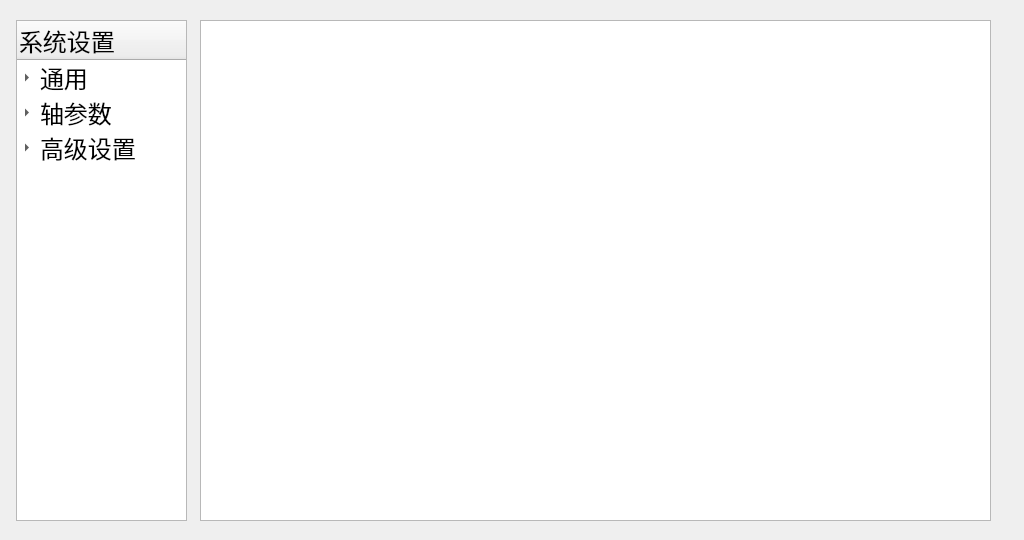
<?xml version="1.0" encoding="UTF-8"?>
<ui version="4.0">
 <class>SystemSetting</class>
 <widget class="QWidget" name="SystemSetting">
  <property name="geometry">
   <rect>
    <x>0</x>
    <y>0</y>
    <width>1024</width>
    <height>540</height>
   </rect>
  </property>
  <property name="windowTitle">
   <string>Form</string>
  </property>
  <widget class="QStackedWidget" name="stackedWidget">
   <property name="geometry">
    <rect>
     <x>200</x>
     <y>20</y>
     <width>791</width>
     <height>501</height>
    </rect>
   </property>
   <property name="cursor">
    <cursorShape>BlankCursor</cursorShape>
   </property>
   <property name="currentIndex">
    <number>0</number>
   </property>
   <widget class="QWidget" name="page">
    <property name="cursor">
     <cursorShape>BlankCursor</cursorShape>
    </property>
    <widget class="QTableWidget" name="tableWidget_System">
     <property name="geometry">
      <rect>
       <x>0</x>
       <y>0</y>
       <width>791</width>
       <height>501</height>
      </rect>
     </property>
     <property name="font">
      <font>
       <family>Sans Serif</family>
       <pointsize>18</pointsize>
      </font>
     </property>
     <property name="cursor" stdset="0">
      <cursorShape>BlankCursor</cursorShape>
     </property>
     <property name="editTriggers">
      <set>QAbstractItemView::AllEditTriggers</set>
     </property>
     <property name="selectionMode">
      <enum>QAbstractItemView::SingleSelection</enum>
     </property>
     <property name="rowCount">
      <number>0</number>
     </property>
     <property name="columnCount">
      <number>4</number>
     </property>
     <attribute name="horizontalHeaderVisible">
      <bool>false</bool>
     </attribute>
     <attribute name="horizontalHeaderHighlightSections">
      <bool>false</bool>
     </attribute>
     <attribute name="verticalHeaderVisible">
      <bool>false</bool>
     </attribute>
     <column>
      <property name="text">
       <string>索引</string>
      </property>
      <property name="font">
       <font>
        <pointsize>16</pointsize>
       </font>
      </property>
     </column>
     <column>
      <property name="text">
       <string>项目</string>
      </property>
      <property name="font">
       <font>
        <pointsize>16</pointsize>
       </font>
      </property>
     </column>
     <column>
      <property name="text">
       <string>数据</string>
      </property>
      <property name="font">
       <font>
        <pointsize>16</pointsize>
       </font>
      </property>
     </column>
     <column>
      <property name="text">
       <string>说明</string>
      </property>
      <property name="font">
       <font>
        <pointsize>16</pointsize>
       </font>
      </property>
     </column>
    </widget>
   </widget>
   <widget class="QWidget" name="page_3">
    <widget class="QFrame" name="frame_2">
     <property name="geometry">
      <rect>
       <x>0</x>
       <y>0</y>
       <width>791</width>
       <height>501</height>
      </rect>
     </property>
     <property name="palette">
      <palette>
       <active>
        <colorrole role="Base">
         <brush brushstyle="SolidPattern">
          <color alpha="255">
           <red>255</red>
           <green>255</green>
           <blue>255</blue>
          </color>
         </brush>
        </colorrole>
        <colorrole role="Window">
         <brush brushstyle="SolidPattern">
          <color alpha="255">
           <red>255</red>
           <green>255</green>
           <blue>255</blue>
          </color>
         </brush>
        </colorrole>
       </active>
       <inactive>
        <colorrole role="Base">
         <brush brushstyle="SolidPattern">
          <color alpha="255">
           <red>255</red>
           <green>255</green>
           <blue>255</blue>
          </color>
         </brush>
        </colorrole>
        <colorrole role="Window">
         <brush brushstyle="SolidPattern">
          <color alpha="255">
           <red>255</red>
           <green>255</green>
           <blue>255</blue>
          </color>
         </brush>
        </colorrole>
       </inactive>
       <disabled>
        <colorrole role="Base">
         <brush brushstyle="SolidPattern">
          <color alpha="255">
           <red>255</red>
           <green>255</green>
           <blue>255</blue>
          </color>
         </brush>
        </colorrole>
        <colorrole role="Window">
         <brush brushstyle="SolidPattern">
          <color alpha="255">
           <red>255</red>
           <green>255</green>
           <blue>255</blue>
          </color>
         </brush>
        </colorrole>
       </disabled>
      </palette>
     </property>
     <property name="frameShape">
      <enum>QFrame::StyledPanel</enum>
     </property>
     <property name="frameShadow">
      <enum>QFrame::Raised</enum>
     </property>
     <widget class="QToolButton" name="toolButton_InitDAT">
      <property name="geometry">
       <rect>
        <x>310</x>
        <y>120</y>
        <width>141</width>
        <height>50</height>
       </rect>
      </property>
      <property name="font">
       <font>
        <pointsize>16</pointsize>
       </font>
      </property>
      <property name="cursor">
       <cursorShape>BlankCursor</cursorShape>
      </property>
      <property name="text">
       <string>初始化</string>
      </property>
      <property name="icon">
       <iconset resource="A66-appsrc.qrc">
        <normaloff>:/ICO/chushihua.png</normaloff>:/ICO/chushihua.png</iconset>
      </property>
      <property name="iconSize">
       <size>
        <width>36</width>
        <height>36</height>
       </size>
      </property>
      <property name="popupMode">
       <enum>QToolButton::DelayedPopup</enum>
      </property>
      <property name="toolButtonStyle">
       <enum>Qt::ToolButtonTextBesideIcon</enum>
      </property>
     </widget>
     <widget class="QToolButton" name="toolButton_SaveDAT">
      <property name="geometry">
       <rect>
        <x>310</x>
        <y>200</y>
        <width>141</width>
        <height>51</height>
       </rect>
      </property>
      <property name="font">
       <font>
        <pointsize>16</pointsize>
       </font>
      </property>
      <property name="cursor">
       <cursorShape>BlankCursor</cursorShape>
      </property>
      <property name="text">
       <string>备份数据</string>
      </property>
      <property name="icon">
       <iconset resource="A66-appsrc.qrc">
        <normaloff>:/ICO/read.png</normaloff>:/ICO/read.png</iconset>
      </property>
      <property name="iconSize">
       <size>
        <width>36</width>
        <height>36</height>
       </size>
      </property>
      <property name="toolButtonStyle">
       <enum>Qt::ToolButtonTextBesideIcon</enum>
      </property>
     </widget>
     <widget class="QToolButton" name="toolButton_ResumeDAT">
      <property name="geometry">
       <rect>
        <x>310</x>
        <y>280</y>
        <width>141</width>
        <height>51</height>
       </rect>
      </property>
      <property name="font">
       <font>
        <pointsize>16</pointsize>
       </font>
      </property>
      <property name="cursor">
       <cursorShape>BlankCursor</cursorShape>
      </property>
      <property name="text">
       <string>恢复数据</string>
      </property>
      <property name="icon">
       <iconset resource="A66-appsrc.qrc">
        <normaloff>:/ICO/read2.png</normaloff>:/ICO/read2.png</iconset>
      </property>
      <property name="iconSize">
       <size>
        <width>36</width>
        <height>36</height>
       </size>
      </property>
      <property name="toolButtonStyle">
       <enum>Qt::ToolButtonTextBesideIcon</enum>
      </property>
     </widget>
    </widget>
   </widget>
   <widget class="QWidget" name="page_2">
    <property name="cursor">
     <cursorShape>BlankCursor</cursorShape>
    </property>
    <widget class="QFrame" name="frame">
     <property name="geometry">
      <rect>
       <x>0</x>
       <y>1</y>
       <width>791</width>
       <height>501</height>
      </rect>
     </property>
     <property name="cursor">
      <cursorShape>BlankCursor</cursorShape>
     </property>
     <property name="frameShape">
      <enum>QFrame::StyledPanel</enum>
     </property>
     <property name="frameShadow">
      <enum>QFrame::Raised</enum>
     </property>
     <widget class="QGroupBox" name="groupBox">
      <property name="geometry">
       <rect>
        <x>200</x>
        <y>113</y>
        <width>431</width>
        <height>241</height>
       </rect>
      </property>
      <property name="cursor">
       <cursorShape>BlankCursor</cursorShape>
      </property>
      <property name="title">
       <string/>
      </property>
      <widget class="QCheckBox" name="checkBoxVFast1">
       <property name="geometry">
        <rect>
         <x>30</x>
         <y>10</y>
         <width>21</width>
         <height>21</height>
        </rect>
       </property>
       <property name="cursor">
        <cursorShape>BlankCursor</cursorShape>
       </property>
       <property name="text">
        <string/>
       </property>
      </widget>
      <widget class="QCheckBox" name="checkBoxVFast2">
       <property name="geometry">
        <rect>
         <x>80</x>
         <y>10</y>
         <width>21</width>
         <height>21</height>
        </rect>
       </property>
       <property name="cursor">
        <cursorShape>BlankCursor</cursorShape>
       </property>
       <property name="text">
        <string/>
       </property>
      </widget>
      <widget class="QCheckBox" name="checkBoxVFast3">
       <property name="geometry">
        <rect>
         <x>130</x>
         <y>10</y>
         <width>21</width>
         <height>21</height>
        </rect>
       </property>
       <property name="cursor">
        <cursorShape>BlankCursor</cursorShape>
       </property>
       <property name="text">
        <string/>
       </property>
      </widget>
      <widget class="QCheckBox" name="checkBoxVFast4">
       <property name="geometry">
        <rect>
         <x>180</x>
         <y>10</y>
         <width>21</width>
         <height>21</height>
        </rect>
       </property>
       <property name="cursor">
        <cursorShape>BlankCursor</cursorShape>
       </property>
       <property name="text">
        <string/>
       </property>
      </widget>
      <widget class="QCheckBox" name="checkBoxVFast5">
       <property name="geometry">
        <rect>
         <x>230</x>
         <y>10</y>
         <width>21</width>
         <height>21</height>
        </rect>
       </property>
       <property name="cursor">
        <cursorShape>BlankCursor</cursorShape>
       </property>
       <property name="text">
        <string/>
       </property>
      </widget>
      <widget class="QCheckBox" name="checkBoxVFast6">
       <property name="geometry">
        <rect>
         <x>280</x>
         <y>10</y>
         <width>21</width>
         <height>21</height>
        </rect>
       </property>
       <property name="cursor">
        <cursorShape>BlankCursor</cursorShape>
       </property>
       <property name="text">
        <string/>
       </property>
      </widget>
      <widget class="QCheckBox" name="checkBoxVFast7">
       <property name="geometry">
        <rect>
         <x>330</x>
         <y>10</y>
         <width>21</width>
         <height>21</height>
        </rect>
       </property>
       <property name="cursor">
        <cursorShape>BlankCursor</cursorShape>
       </property>
       <property name="text">
        <string/>
       </property>
      </widget>
      <widget class="QCheckBox" name="checkBoxVFast8">
       <property name="geometry">
        <rect>
         <x>380</x>
         <y>10</y>
         <width>21</width>
         <height>21</height>
        </rect>
       </property>
       <property name="cursor">
        <cursorShape>BlankCursor</cursorShape>
       </property>
       <property name="text">
        <string/>
       </property>
      </widget>
      <widget class="QCheckBox" name="checkBoxVSlow2">
       <property name="geometry">
        <rect>
         <x>80</x>
         <y>50</y>
         <width>21</width>
         <height>21</height>
        </rect>
       </property>
       <property name="cursor">
        <cursorShape>BlankCursor</cursorShape>
       </property>
       <property name="text">
        <string/>
       </property>
      </widget>
      <widget class="QCheckBox" name="checkBoxVSlow1">
       <property name="geometry">
        <rect>
         <x>30</x>
         <y>50</y>
         <width>21</width>
         <height>21</height>
        </rect>
       </property>
       <property name="cursor">
        <cursorShape>BlankCursor</cursorShape>
       </property>
       <property name="text">
        <string/>
       </property>
      </widget>
      <widget class="QCheckBox" name="checkBoxVSlow7">
       <property name="geometry">
        <rect>
         <x>330</x>
         <y>50</y>
         <width>21</width>
         <height>21</height>
        </rect>
       </property>
       <property name="cursor">
        <cursorShape>BlankCursor</cursorShape>
       </property>
       <property name="text">
        <string/>
       </property>
      </widget>
      <widget class="QCheckBox" name="checkBoxVSlow3">
       <property name="geometry">
        <rect>
         <x>130</x>
         <y>50</y>
         <width>21</width>
         <height>21</height>
        </rect>
       </property>
       <property name="cursor">
        <cursorShape>BlankCursor</cursorShape>
       </property>
       <property name="text">
        <string/>
       </property>
      </widget>
      <widget class="QCheckBox" name="checkBoxVSlow4">
       <property name="geometry">
        <rect>
         <x>180</x>
         <y>50</y>
         <width>21</width>
         <height>21</height>
        </rect>
       </property>
       <property name="cursor">
        <cursorShape>BlankCursor</cursorShape>
       </property>
       <property name="text">
        <string/>
       </property>
      </widget>
      <widget class="QCheckBox" name="checkBoxVSlow8">
       <property name="geometry">
        <rect>
         <x>380</x>
         <y>50</y>
         <width>21</width>
         <height>21</height>
        </rect>
       </property>
       <property name="cursor">
        <cursorShape>BlankCursor</cursorShape>
       </property>
       <property name="text">
        <string/>
       </property>
      </widget>
      <widget class="QCheckBox" name="checkBoxVSlow5">
       <property name="geometry">
        <rect>
         <x>230</x>
         <y>50</y>
         <width>21</width>
         <height>21</height>
        </rect>
       </property>
       <property name="cursor">
        <cursorShape>BlankCursor</cursorShape>
       </property>
       <property name="text">
        <string/>
       </property>
      </widget>
      <widget class="QCheckBox" name="checkBoxVSlow6">
       <property name="geometry">
        <rect>
         <x>280</x>
         <y>50</y>
         <width>21</width>
         <height>21</height>
        </rect>
       </property>
       <property name="cursor">
        <cursorShape>BlankCursor</cursorShape>
       </property>
       <property name="text">
        <string/>
       </property>
      </widget>
      <widget class="QCheckBox" name="checkBoxVkeep5">
       <property name="geometry">
        <rect>
         <x>230</x>
         <y>90</y>
         <width>21</width>
         <height>21</height>
        </rect>
       </property>
       <property name="cursor">
        <cursorShape>BlankCursor</cursorShape>
       </property>
       <property name="text">
        <string/>
       </property>
      </widget>
      <widget class="QCheckBox" name="checkBoxVkeep8">
       <property name="geometry">
        <rect>
         <x>380</x>
         <y>90</y>
         <width>21</width>
         <height>21</height>
        </rect>
       </property>
       <property name="cursor">
        <cursorShape>BlankCursor</cursorShape>
       </property>
       <property name="text">
        <string/>
       </property>
      </widget>
      <widget class="QCheckBox" name="checkBoxVkeep2">
       <property name="geometry">
        <rect>
         <x>80</x>
         <y>90</y>
         <width>21</width>
         <height>21</height>
        </rect>
       </property>
       <property name="cursor">
        <cursorShape>BlankCursor</cursorShape>
       </property>
       <property name="text">
        <string/>
       </property>
      </widget>
      <widget class="QCheckBox" name="checkBoxVkeep7">
       <property name="geometry">
        <rect>
         <x>330</x>
         <y>90</y>
         <width>21</width>
         <height>21</height>
        </rect>
       </property>
       <property name="cursor">
        <cursorShape>BlankCursor</cursorShape>
       </property>
       <property name="text">
        <string/>
       </property>
      </widget>
      <widget class="QCheckBox" name="checkBoxVkeep1">
       <property name="geometry">
        <rect>
         <x>30</x>
         <y>90</y>
         <width>21</width>
         <height>21</height>
        </rect>
       </property>
       <property name="cursor">
        <cursorShape>BlankCursor</cursorShape>
       </property>
       <property name="text">
        <string/>
       </property>
      </widget>
      <widget class="QCheckBox" name="checkBoxVkeep6">
       <property name="geometry">
        <rect>
         <x>280</x>
         <y>90</y>
         <width>21</width>
         <height>21</height>
        </rect>
       </property>
       <property name="cursor">
        <cursorShape>BlankCursor</cursorShape>
       </property>
       <property name="text">
        <string/>
       </property>
      </widget>
      <widget class="QCheckBox" name="checkBoxVkeep3">
       <property name="geometry">
        <rect>
         <x>130</x>
         <y>90</y>
         <width>21</width>
         <height>21</height>
        </rect>
       </property>
       <property name="cursor">
        <cursorShape>BlankCursor</cursorShape>
       </property>
       <property name="text">
        <string/>
       </property>
      </widget>
      <widget class="QCheckBox" name="checkBoxVkeep4">
       <property name="geometry">
        <rect>
         <x>180</x>
         <y>90</y>
         <width>21</width>
         <height>21</height>
        </rect>
       </property>
       <property name="cursor">
        <cursorShape>BlankCursor</cursorShape>
       </property>
       <property name="text">
        <string/>
       </property>
      </widget>
      <widget class="QCheckBox" name="checkBoxVunload3">
       <property name="geometry">
        <rect>
         <x>130</x>
         <y>130</y>
         <width>21</width>
         <height>21</height>
        </rect>
       </property>
       <property name="cursor">
        <cursorShape>BlankCursor</cursorShape>
       </property>
       <property name="text">
        <string/>
       </property>
      </widget>
      <widget class="QCheckBox" name="checkBoxVunload2">
       <property name="geometry">
        <rect>
         <x>80</x>
         <y>130</y>
         <width>21</width>
         <height>21</height>
        </rect>
       </property>
       <property name="cursor">
        <cursorShape>BlankCursor</cursorShape>
       </property>
       <property name="text">
        <string/>
       </property>
      </widget>
      <widget class="QCheckBox" name="checkBoxVunload5">
       <property name="geometry">
        <rect>
         <x>230</x>
         <y>130</y>
         <width>21</width>
         <height>21</height>
        </rect>
       </property>
       <property name="cursor">
        <cursorShape>BlankCursor</cursorShape>
       </property>
       <property name="text">
        <string/>
       </property>
      </widget>
      <widget class="QCheckBox" name="checkBoxVunload1">
       <property name="geometry">
        <rect>
         <x>30</x>
         <y>130</y>
         <width>21</width>
         <height>21</height>
        </rect>
       </property>
       <property name="cursor">
        <cursorShape>BlankCursor</cursorShape>
       </property>
       <property name="text">
        <string/>
       </property>
      </widget>
      <widget class="QCheckBox" name="checkBoxVunload6">
       <property name="geometry">
        <rect>
         <x>280</x>
         <y>130</y>
         <width>21</width>
         <height>21</height>
        </rect>
       </property>
       <property name="cursor">
        <cursorShape>BlankCursor</cursorShape>
       </property>
       <property name="text">
        <string/>
       </property>
      </widget>
      <widget class="QCheckBox" name="checkBoxVunload8">
       <property name="geometry">
        <rect>
         <x>380</x>
         <y>130</y>
         <width>21</width>
         <height>21</height>
        </rect>
       </property>
       <property name="cursor">
        <cursorShape>BlankCursor</cursorShape>
       </property>
       <property name="text">
        <string/>
       </property>
      </widget>
      <widget class="QCheckBox" name="checkBoxVunload4">
       <property name="geometry">
        <rect>
         <x>180</x>
         <y>130</y>
         <width>21</width>
         <height>21</height>
        </rect>
       </property>
       <property name="cursor">
        <cursorShape>BlankCursor</cursorShape>
       </property>
       <property name="text">
        <string/>
       </property>
      </widget>
      <widget class="QCheckBox" name="checkBoxVunload7">
       <property name="geometry">
        <rect>
         <x>330</x>
         <y>130</y>
         <width>21</width>
         <height>21</height>
        </rect>
       </property>
       <property name="cursor">
        <cursorShape>BlankCursor</cursorShape>
       </property>
       <property name="text">
        <string/>
       </property>
      </widget>
      <widget class="QCheckBox" name="checkBoxVback4">
       <property name="geometry">
        <rect>
         <x>180</x>
         <y>170</y>
         <width>21</width>
         <height>21</height>
        </rect>
       </property>
       <property name="cursor">
        <cursorShape>BlankCursor</cursorShape>
       </property>
       <property name="text">
        <string/>
       </property>
      </widget>
      <widget class="QCheckBox" name="checkBoxVback5">
       <property name="geometry">
        <rect>
         <x>230</x>
         <y>170</y>
         <width>21</width>
         <height>21</height>
        </rect>
       </property>
       <property name="cursor">
        <cursorShape>BlankCursor</cursorShape>
       </property>
       <property name="text">
        <string/>
       </property>
      </widget>
      <widget class="QCheckBox" name="checkBoxVback7">
       <property name="geometry">
        <rect>
         <x>330</x>
         <y>170</y>
         <width>21</width>
         <height>21</height>
        </rect>
       </property>
       <property name="cursor">
        <cursorShape>BlankCursor</cursorShape>
       </property>
       <property name="text">
        <string/>
       </property>
      </widget>
      <widget class="QCheckBox" name="checkBoxVback3">
       <property name="geometry">
        <rect>
         <x>130</x>
         <y>170</y>
         <width>21</width>
         <height>21</height>
        </rect>
       </property>
       <property name="cursor">
        <cursorShape>BlankCursor</cursorShape>
       </property>
       <property name="text">
        <string/>
       </property>
      </widget>
      <widget class="QCheckBox" name="checkBoxVback2">
       <property name="geometry">
        <rect>
         <x>80</x>
         <y>170</y>
         <width>21</width>
         <height>21</height>
        </rect>
       </property>
       <property name="cursor">
        <cursorShape>BlankCursor</cursorShape>
       </property>
       <property name="text">
        <string/>
       </property>
      </widget>
      <widget class="QCheckBox" name="checkBoxVback6">
       <property name="geometry">
        <rect>
         <x>280</x>
         <y>170</y>
         <width>21</width>
         <height>21</height>
        </rect>
       </property>
       <property name="cursor">
        <cursorShape>BlankCursor</cursorShape>
       </property>
       <property name="text">
        <string/>
       </property>
      </widget>
      <widget class="QCheckBox" name="checkBoxVback8">
       <property name="geometry">
        <rect>
         <x>380</x>
         <y>170</y>
         <width>21</width>
         <height>21</height>
        </rect>
       </property>
       <property name="cursor">
        <cursorShape>BlankCursor</cursorShape>
       </property>
       <property name="text">
        <string/>
       </property>
      </widget>
      <widget class="QCheckBox" name="checkBoxVback1">
       <property name="geometry">
        <rect>
         <x>30</x>
         <y>170</y>
         <width>21</width>
         <height>21</height>
        </rect>
       </property>
       <property name="cursor">
        <cursorShape>BlankCursor</cursorShape>
       </property>
       <property name="text">
        <string/>
       </property>
      </widget>
      <widget class="QCheckBox" name="checkBoxVstop1">
       <property name="geometry">
        <rect>
         <x>30</x>
         <y>210</y>
         <width>21</width>
         <height>21</height>
        </rect>
       </property>
       <property name="cursor">
        <cursorShape>BlankCursor</cursorShape>
       </property>
       <property name="text">
        <string/>
       </property>
      </widget>
      <widget class="QCheckBox" name="checkBoxVstop4">
       <property name="geometry">
        <rect>
         <x>180</x>
         <y>210</y>
         <width>21</width>
         <height>21</height>
        </rect>
       </property>
       <property name="cursor">
        <cursorShape>BlankCursor</cursorShape>
       </property>
       <property name="text">
        <string/>
       </property>
      </widget>
      <widget class="QCheckBox" name="checkBoxVstop5">
       <property name="geometry">
        <rect>
         <x>230</x>
         <y>210</y>
         <width>21</width>
         <height>21</height>
        </rect>
       </property>
       <property name="cursor">
        <cursorShape>BlankCursor</cursorShape>
       </property>
       <property name="text">
        <string/>
       </property>
      </widget>
      <widget class="QCheckBox" name="checkBoxVstop7">
       <property name="geometry">
        <rect>
         <x>330</x>
         <y>210</y>
         <width>21</width>
         <height>21</height>
        </rect>
       </property>
       <property name="cursor">
        <cursorShape>BlankCursor</cursorShape>
       </property>
       <property name="text">
        <string/>
       </property>
      </widget>
      <widget class="QCheckBox" name="checkBoxVstop8">
       <property name="geometry">
        <rect>
         <x>380</x>
         <y>210</y>
         <width>21</width>
         <height>21</height>
        </rect>
       </property>
       <property name="cursor">
        <cursorShape>BlankCursor</cursorShape>
       </property>
       <property name="text">
        <string/>
       </property>
      </widget>
      <widget class="QCheckBox" name="checkBoxVstop3">
       <property name="geometry">
        <rect>
         <x>130</x>
         <y>210</y>
         <width>21</width>
         <height>21</height>
        </rect>
       </property>
       <property name="cursor">
        <cursorShape>BlankCursor</cursorShape>
       </property>
       <property name="text">
        <string/>
       </property>
      </widget>
      <widget class="QCheckBox" name="checkBoxVstop2">
       <property name="geometry">
        <rect>
         <x>80</x>
         <y>210</y>
         <width>21</width>
         <height>21</height>
        </rect>
       </property>
       <property name="cursor">
        <cursorShape>BlankCursor</cursorShape>
       </property>
       <property name="text">
        <string/>
       </property>
      </widget>
      <widget class="QCheckBox" name="checkBoxVstop6">
       <property name="geometry">
        <rect>
         <x>280</x>
         <y>210</y>
         <width>21</width>
         <height>21</height>
        </rect>
       </property>
       <property name="cursor">
        <cursorShape>BlankCursor</cursorShape>
       </property>
       <property name="text">
        <string/>
       </property>
      </widget>
     </widget>
     <widget class="QLabel" name="label">
      <property name="geometry">
       <rect>
        <x>229</x>
        <y>83</y>
        <width>31</width>
        <height>21</height>
       </rect>
      </property>
      <property name="cursor">
       <cursorShape>BlankCursor</cursorShape>
      </property>
      <property name="text">
       <string> KA1</string>
      </property>
     </widget>
     <widget class="QToolButton" name="toolButton_confirm">
      <property name="geometry">
       <rect>
        <x>519</x>
        <y>373</y>
        <width>80</width>
        <height>40</height>
       </rect>
      </property>
      <property name="cursor">
       <cursorShape>BlankCursor</cursorShape>
      </property>
      <property name="text">
       <string>写入</string>
      </property>
     </widget>
     <widget class="QToolButton" name="toolButton_readConfig">
      <property name="geometry">
       <rect>
        <x>232</x>
        <y>373</y>
        <width>80</width>
        <height>40</height>
       </rect>
      </property>
      <property name="cursor">
       <cursorShape>BlankCursor</cursorShape>
      </property>
      <property name="text">
       <string>读取</string>
      </property>
     </widget>
     <widget class="QLabel" name="label_8">
      <property name="geometry">
       <rect>
        <x>279</x>
        <y>83</y>
        <width>31</width>
        <height>21</height>
       </rect>
      </property>
      <property name="cursor">
       <cursorShape>BlankCursor</cursorShape>
      </property>
      <property name="text">
       <string> KA2</string>
      </property>
     </widget>
     <widget class="QLabel" name="label_9">
      <property name="geometry">
       <rect>
        <x>329</x>
        <y>83</y>
        <width>31</width>
        <height>21</height>
       </rect>
      </property>
      <property name="cursor">
       <cursorShape>BlankCursor</cursorShape>
      </property>
      <property name="text">
       <string> KA3</string>
      </property>
     </widget>
     <widget class="QLabel" name="label_10">
      <property name="geometry">
       <rect>
        <x>379</x>
        <y>83</y>
        <width>31</width>
        <height>21</height>
       </rect>
      </property>
      <property name="cursor">
       <cursorShape>BlankCursor</cursorShape>
      </property>
      <property name="text">
       <string> KA4</string>
      </property>
     </widget>
     <widget class="QLabel" name="label_11">
      <property name="geometry">
       <rect>
        <x>429</x>
        <y>83</y>
        <width>31</width>
        <height>21</height>
       </rect>
      </property>
      <property name="cursor">
       <cursorShape>BlankCursor</cursorShape>
      </property>
      <property name="text">
       <string> KA5</string>
      </property>
     </widget>
     <widget class="QLabel" name="label_12">
      <property name="geometry">
       <rect>
        <x>479</x>
        <y>83</y>
        <width>31</width>
        <height>21</height>
       </rect>
      </property>
      <property name="cursor">
       <cursorShape>BlankCursor</cursorShape>
      </property>
      <property name="text">
       <string> KA6</string>
      </property>
     </widget>
     <widget class="QLabel" name="label_13">
      <property name="geometry">
       <rect>
        <x>529</x>
        <y>83</y>
        <width>31</width>
        <height>21</height>
       </rect>
      </property>
      <property name="cursor">
       <cursorShape>BlankCursor</cursorShape>
      </property>
      <property name="text">
       <string> KA7</string>
      </property>
     </widget>
     <widget class="QLabel" name="label_14">
      <property name="geometry">
       <rect>
        <x>579</x>
        <y>83</y>
        <width>31</width>
        <height>21</height>
       </rect>
      </property>
      <property name="cursor">
       <cursorShape>BlankCursor</cursorShape>
      </property>
      <property name="text">
       <string> KA8</string>
      </property>
     </widget>
     <widget class="QPushButton" name="pushButton_FastTest">
      <property name="geometry">
       <rect>
        <x>148</x>
        <y>123</y>
        <width>41</width>
        <height>27</height>
       </rect>
      </property>
      <property name="cursor">
       <cursorShape>BlankCursor</cursorShape>
      </property>
      <property name="text">
       <string>快下</string>
      </property>
     </widget>
     <widget class="QPushButton" name="pushButton_SlowTest">
      <property name="geometry">
       <rect>
        <x>148</x>
        <y>163</y>
        <width>41</width>
        <height>27</height>
       </rect>
      </property>
      <property name="cursor">
       <cursorShape>BlankCursor</cursorShape>
      </property>
      <property name="text">
       <string>共进</string>
      </property>
     </widget>
     <widget class="QPushButton" name="pushButton_KeepTest">
      <property name="geometry">
       <rect>
        <x>149</x>
        <y>203</y>
        <width>41</width>
        <height>27</height>
       </rect>
      </property>
      <property name="cursor">
       <cursorShape>BlankCursor</cursorShape>
      </property>
      <property name="text">
       <string>保压</string>
      </property>
     </widget>
     <widget class="QPushButton" name="pushButton_UnloadTest">
      <property name="geometry">
       <rect>
        <x>149</x>
        <y>243</y>
        <width>41</width>
        <height>27</height>
       </rect>
      </property>
      <property name="cursor">
       <cursorShape>BlankCursor</cursorShape>
      </property>
      <property name="text">
       <string>卸荷</string>
      </property>
     </widget>
     <widget class="QPushButton" name="pushButton_BackTest">
      <property name="geometry">
       <rect>
        <x>149</x>
        <y>283</y>
        <width>41</width>
        <height>27</height>
       </rect>
      </property>
      <property name="cursor">
       <cursorShape>BlankCursor</cursorShape>
      </property>
      <property name="text">
       <string>回程</string>
      </property>
     </widget>
     <widget class="QPushButton" name="pushButton_StopTest">
      <property name="geometry">
       <rect>
        <x>149</x>
        <y>323</y>
        <width>41</width>
        <height>27</height>
       </rect>
      </property>
      <property name="cursor">
       <cursorShape>BlankCursor</cursorShape>
      </property>
      <property name="text">
       <string>停止</string>
      </property>
     </widget>
    </widget>
   </widget>
   <widget class="QWidget" name="page_4">
    <property name="cursor">
     <cursorShape>BlankCursor</cursorShape>
    </property>
    <widget class="QTreeWidget" name="treeWidget_System_bak">
     <property name="geometry">
      <rect>
       <x>120</x>
       <y>0</y>
       <width>171</width>
       <height>491</height>
      </rect>
     </property>
     <property name="font">
      <font>
       <family>文泉驿正黑</family>
       <pointsize>18</pointsize>
      </font>
     </property>
     <property name="cursor" stdset="0">
      <cursorShape>BlankCursor</cursorShape>
     </property>
     <column>
      <property name="text">
       <string>系统设置</string>
      </property>
      <property name="font">
       <font>
        <pointsize>16</pointsize>
       </font>
      </property>
      <property name="textAlignment">
       <set>AlignHCenter|AlignVCenter|AlignCenter</set>
      </property>
     </column>
     <item>
      <property name="text">
       <string>通用</string>
      </property>
      <property name="flags">
       <set>ItemIsDropEnabled|ItemIsUserCheckable|ItemIsEnabled</set>
      </property>
      <item>
       <property name="text">
        <string>常量</string>
       </property>
      </item>
      <item>
       <property name="text">
        <string>诊断</string>
       </property>
      </item>
     </item>
     <item>
      <property name="text">
       <string>轴参数</string>
      </property>
      <property name="flags">
       <set>ItemIsDragEnabled|ItemIsUserCheckable|ItemIsEnabled</set>
      </property>
      <item>
       <property name="text">
        <string>液压轴</string>
       </property>
      </item>
      <item>
       <property name="text">
        <string>X轴</string>
       </property>
      </item>
      <item>
       <property name="text">
        <string>Y轴</string>
       </property>
      </item>
      <item>
       <property name="text">
        <string>R轴</string>
       </property>
      </item>
     </item>
     <item>
      <property name="text">
       <string>高级设置</string>
      </property>
      <property name="flags">
       <set>ItemIsDragEnabled|ItemIsUserCheckable|ItemIsEnabled</set>
      </property>
      <item>
       <property name="text">
        <string>工厂设置</string>
       </property>
      </item>
      <item>
       <property name="text">
        <string>阀组配置</string>
       </property>
      </item>
      <item>
       <property name="text">
        <string>轴配置</string>
       </property>
      </item>
     </item>
    </widget>
   </widget>
  </widget>
  <widget class="QTreeWidget" name="treeWidget_System">
   <property name="geometry">
    <rect>
     <x>16</x>
     <y>20</y>
     <width>171</width>
     <height>501</height>
    </rect>
   </property>
   <property name="font">
    <font>
     <pointsize>18</pointsize>
    </font>
   </property>
   <property name="cursor" stdset="0">
    <cursorShape>BlankCursor</cursorShape>
   </property>
   <property name="expandsOnDoubleClick">
    <bool>true</bool>
   </property>
   <column>
    <property name="text">
     <string>系统设置</string>
    </property>
    <property name="font">
     <font>
      <pointsize>18</pointsize>
     </font>
    </property>
   </column>
   <item>
    <property name="text">
     <string>通用</string>
    </property>
    <item>
     <property name="text">
      <string>常量</string>
     </property>
    </item>
   </item>
   <item>
    <property name="text">
     <string>轴参数</string>
    </property>
    <item>
     <property name="text">
      <string>液压轴</string>
     </property>
    </item>
    <item>
     <property name="text">
      <string>X轴</string>
     </property>
    </item>
    <item>
     <property name="text">
      <string>Y轴</string>
     </property>
    </item>
    <item>
     <property name="text">
      <string>R轴</string>
     </property>
    </item>
   </item>
   <item>
    <property name="text">
     <string>高级设置</string>
    </property>
    <item>
     <property name="text">
      <string>工厂设置</string>
     </property>
    </item>
    <item>
     <property name="text">
      <string>阀组配置</string>
     </property>
    </item>
   </item>
  </widget>
 </widget>
 <resources>
  <include location="A66-appsrc.qrc"/>
 </resources>
 <connections/>
</ui>
